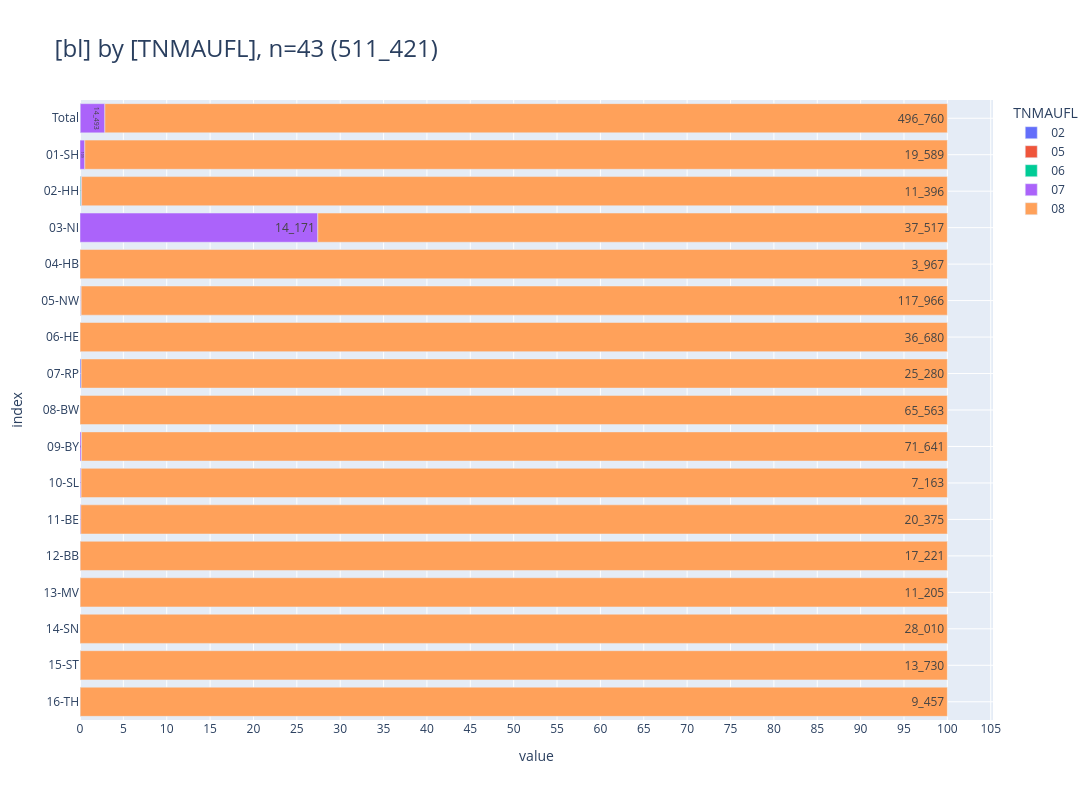

The notebook cell saved with this chart:
### Code cell
_alias='TNMAUFL'
_df = (
    show_freqs(alias=_alias, incl_c44_and_d=False)
    .rename(columns={"kkr": "bl"})
    [["bl", "TNMAUFL", "cnt"]]
)
_df["TNMAUFL"] = _df["TNMAUFL"].astype(str).str.zfill(2)
_=pls.plot_stacked_bars(
    _df,
    orientation="h",
    normalize=False,
    relative=True,
    dropna=False,
    sort_values_index=False,
    show_total=True,
    height=800,
)

# todo regel ergänzen für imputation

### Figure 1 — Plotly figure (JSON) as saved in the notebook; plotly's stock layout.template omitted (floating-point values rounded to 4 significant figures)
{"data": [{"hovertemplate": "col=02<br>value=%{x}<br>index=%{y}<br>cnt_str=%{text}<extra></extra>", "legendgroup": "02", "marker": {"color": "#636EFA", "pattern": {"shape": ""}}, "name": "02", "orientation": "h", "showlegend": true, "text": ["34", "34"], "textposition": "auto", "type": "bar", "x": [34, 34], "xaxis": "x", "y": [" Total", "07-RP"], "yaxis": "y"}, {"hovertemplate": "col=05<br>value=%{x}<br>index=%{y}<br>cnt_str=%{text}<extra></extra>", "legendgroup": "05", "marker": {"color": "#EF553B", "pattern": {"shape": ""}}, "name": "05", "orientation": "h", "showlegend": true, "text": ["114", "111", "3"], "textposition": "auto", "type": "bar", "x": [114, 111, 3], "xaxis": "x", "y": [" Total", "05-NW", "09-BY"], "yaxis": "y"}, {"hovertemplate": "col=06<br>value=%{x}<br>index=%{y}<br>cnt_str=%{text}<extra></extra>", "legendgroup": "06", "marker": {"color": "#00CC96", "pattern": {"shape": ""}}, "name": "06", "orientation": "h", "showlegend": true, "text": ["20", "11", "1", "1", "2", "1", "3", "1"], "textposition": "auto", "type": "bar", "x": [20, 11, 1, 1, 2, 1, 3, 1], "xaxis": "x", "y": [" Total", "02-HH", "05-NW", "09-BY", "10-SL", "13-MV", "15-ST", "16-TH"], "yaxis": "y"}, {"hovertemplate": "col=07<br>value=%{x}<br>index=%{y}<br>cnt_str=%{text}<extra></extra>", "legendgroup": "07", "marker": {"color": "#AB63FA", "pattern": {"shape": ""}}, "name": "07", "orientation": "h", "showlegend": true, "text": ["14_493", "109", "10", "14_171", "42", "3", "125", "7", "19", "4", "1", "1", "1"], "textposition": "auto", "type": "bar", "x": [14493, 109, 10, 14171, 42, 3, 125, 7, 19, 4, 1, 1, 1], "xaxis": "x", "y": [" Total", "01-SH", "02-HH", "03-NI", "05-NW", "06-HE", "09-BY", "10-SL", "11-BE", "12-BB", "13-MV", "15-ST", "16-TH"], "yaxis": "y"}, {"hovertemplate": "col=08<br>value=%{x}<br>index=%{y}<br>cnt_str=%{text}<extra></extra>", "legendgroup": "08", "marker": {"color": "#FFA15A", "pattern": {"shape": ""}}, "name": "08", "orientation": "h", "showlegend": true, "text": ["496_760", "19_589", "11_396", "37_517", "3_967", "117_966", "36_680", "25_280", "65_563", "71_641", "7_163", "20_375", "17_221", "11_205", "28_010", "13_730", "9_457"], "textposition": "auto", "type": "bar", "x": [496760, 19589, 11396, 37517, 3967, 117966, 36680, 25280, 65563, 71641, 7163, 20375, 17221, 11205, 28010, 13730, 9457], "xaxis": "x", "y": [" Total", "01-SH", "02-HH", "03-NI", "04-HB", "05-NW", "06-HE", "07-RP", "08-BW", "09-BY", "10-SL", "11-BE", "12-BB", "13-MV", "14-SN", "15-ST", "16-TH"], "yaxis": "y"}], "layout": {"barmode": "relative", "barnorm": "percent", "height": 800, "legend": {"title": {"text": "TNMAUFL"}, "tracegroupgap": 0, "traceorder": "normal"}, "title": {"font": {"size": 24}, "text": "[bl] by [TNMAUFL], n=43 (511_421)", "xanchor": "left", "y": 0.95, "yanchor": "top"}, "width": 2000, "xaxis": {"anchor": "y", "domain": [0, 1], "dtick": 5, "gridwidth": 1, "showgrid": true, "title": {"text": "value"}}, "yaxis": {"anchor": "x", "categoryarray": ["16-TH", "15-ST", "14-SN", "13-MV", "12-BB", "11-BE", "10-SL", "09-BY", "08-BW", "07-RP", "06-HE", "05-NW", "04-HB", "03-NI", "02-HH", "01-SH", " Total"], "categoryorder": "array", "domain": [0, 1], "gridwidth": 1, "showgrid": true, "title": {"text": "index"}}}}
